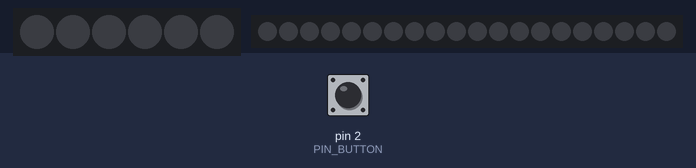
This sketch was run on a simulated Arduino Uno, built with avr-gcc and run on an emulated ATmega328P. Shown: 6 RGB LEDs in strip order, left to right, 20 RGB LEDs in strip order, left to right. Inputs (shaded band) come from the test bench; at power-on: pin 2 (PIN_BUTTON) HIGH. Dim RGB values are drawn brighter than linear.

Above: at 1.2 s.
1.3 s: pin 2 (PIN_BUTTON) pulled LOW for 1 s
At 1.97 s:
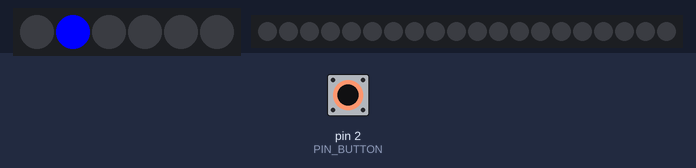
3.8 s: pin 2 (PIN_BUTTON) pulled LOW for 1 s
At 3.85 s:
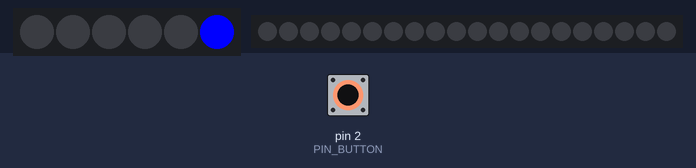
6.3 s: pin 2 (PIN_BUTTON) pulled LOW for 3.2 s
At 9.48 s:
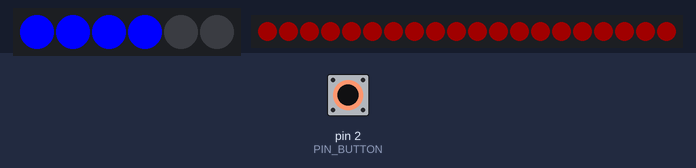
Timing chart, 0 to 11.2 s (numbered marks = the images above; inputs shaded):
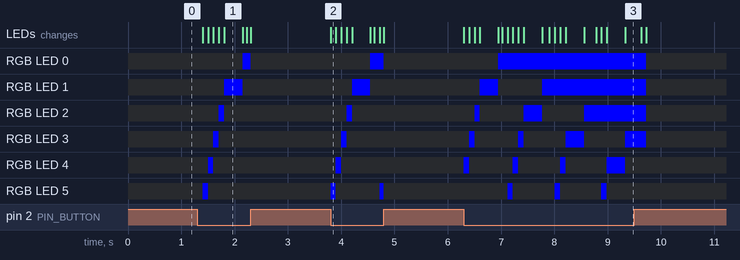

Measured:
- after the input at 1.3 s, RGB LED 0: off → RGB(0, 0, 255) after 0.85 s, → off 0.15 s later; RGB LED 1: off → RGB(0, 0, 255) after 0.51 s, → off 0.35 s later
- after the input at 3.8 s, RGB LED 0: off → RGB(0, 0, 255) after 0.75 s, → off 0.25 s later; RGB LED 1: off → RGB(0, 0, 255) after 0.41 s, → off 0.34 s later
- after the input at 6.3 s, RGB LED 0: off → RGB(0, 0, 255) after 0.65 s, → off 2.8 s later; RGB LED 1: off → RGB(0, 0, 255) after 0.30 s, → off 0.34 s later, → RGB(0, 0, 255) 0.82 s later, → off 2.0 s later

The sketch:

Rene_cyclo.ino
```cpp
#include <Adafruit_NeoPixel.h>

#ifdef __AVR__
  #include <avr/power.h>
#endif

#define PIN_GRAPH 4
#define PIN_CYCLO 6
#define PIN_BUTTON 2
//total LEDs in graph
#define GRAPH_PIXEL 6
//total LEDs in cyclo
#define CYCLO_PIXEL 20
//count of LEDs in each individual tube
#define CYCLO_TUBE 5


//graph LEDs
Adafruit_NeoPixel graph(GRAPH_PIXEL, PIN_GRAPH, NEO_GRB + NEO_KHZ800);
//cyclo LEDs
Adafruit_NeoPixel cyclo(CYCLO_PIXEL, PIN_CYCLO, NEO_GRB + NEO_KHZ800);

//bright is mostly for not burning my eyes during testing
//used to control the brightness of LEDs
int bright = 255;
//colors used in the program and for testing
uint32_t blue = graph.Color(0,0,bright);
uint32_t red = graph.Color(bright,0,0);
uint32_t green = graph.Color(0,bright,0);
uint32_t dark = graph.Color(0,0,0);


int set_up = true;
//start is used to store the value of the cyclo index
int start = 0;
//graph pixel curr used to store value of current index of graph pixel
int graph_pixel_curr = 1;
//used in start_up sequence- used to keep track of rundown index
int run_down_index = 0;
//default fade delay
int fade_delay = 2;
//default button state
int buttonState = 0;

//used to keep track of event times- making sure they don't get stuck in a process
unsigned long eventTime_1 = 100; //default graph wait time 125
unsigned long eventTime_2 = 200; //default cyclo wait time 200
//also used to make sure time is divided between the two
unsigned long currTime = millis();
unsigned long prevTime_1 = millis();
unsigned long prevTime_2 = millis();

void setup() {
  // put your setup code here, to run once:
  Serial.begin(9600);
  graph.begin();
  cyclo.begin();
  pinMode(PIN_BUTTON, INPUT_PULLUP);
}

void loop() {
  // put your main code here, to run repeatedly:

  buttonState = digitalRead(PIN_BUTTON);

  //if button is on
  if(buttonState == LOW){

    currTime = millis();

    if(currTime - prevTime_1 > eventTime_1){

      if(set_up){
        //run the start up sequence
        //took me a little bit to figure out, but this is the rundown logic
        //if curr pixal is greater than the current pixel running down, then fill the graph
        //otherwise, let the running down pixal keep going
        if(graph_pixel_curr > (GRAPH_PIXEL-run_down_index) ){
          //clear the graph
          graph.clear();
          //fill the graph from the bottom with color
          graph.fill(blue, 0, graph_pixel_curr);
          graph.show();
          //make the cyclo light up a bit
          wake_up_cyclo(graph_pixel_curr);
          //increment the curr pixal
          graph_pixel_curr++;
          //reset rundown pixel
          run_down_index = 0;

          //this means that the graph is now filled for the first time, meaning startup is over
          if(graph_pixel_curr > GRAPH_PIXEL){
            //setting bargraph values back to start so graph fills from bottom
            graph_pixel_curr = 1;
            //make sure it doesn't run the setup again
            set_up = false;
            //I added this function because it looks cool
            start_up(3);
            start_up(2);
            start_up(1);
            start_up(1);
          }
        }else{
          //set the pixel to blue
          graph.setPixelColor(GRAPH_PIXEL-run_down_index, blue);
          graph.show();
          //program the restep to be dark
          graph.setPixelColor(GRAPH_PIXEL-run_down_index, dark);
          //increment the rundown pixel
          run_down_index++;

        }

      }else{
        //run steady state => run_up();
        //graph_pixel_curr is the variable that keeps track of the pixel count
        graph.fill(blue, 0, graph_pixel_curr);
        graph.show();

        if(graph_pixel_curr >= GRAPH_PIXEL){
          //if graph_pixel_curr is at the end of graph pixel count, reset to 1,
          graph_pixel_curr = 1;
        }else{
          //else have graph_pixel_curr increase by one
          graph_pixel_curr++;
        }
      }
      //resets the time piece so that the process can run again
      prevTime_1 = currTime;
    }
    //this was added because the graph was clearing before it would fully fill during
    //rundown sequence in start_up
    if(!set_up)graph.clear();

    //cyclo controls - this will not run during start up
    if( (currTime - prevTime_2 > eventTime_2) && !set_up){
      //returns the starting pixel index, allowing for next itteration to acknowledge it
      start = fade_tube(start, fade_delay);
      prevTime_2 = currTime;
    }
    cyclo.clear();
    }

    //if button is off
    if(buttonState == HIGH){
      //Clear is not working- turn all the pixels to dark
      cyclo.fill(dark, 0, CYCLO_PIXEL);
      graph.fill(dark, 0, GRAPH_PIXEL);
      //show all pixels as dark
      cyclo.show();
      graph.show();
      //reset start_up so sequence will happen again
      set_up = true;
      //reset graph so starts from bottom next time sequence runs again
      graph_pixel_curr = 1;
    }

}

void wake_up_cyclo(int curr_pixel){
  //theoretically, this would be cool
  //okay yeah it's cool lmao
    for(int i = 0; i <= int( bright / ((GRAPH_PIXEL+1) - curr_pixel)); i++){
    //cyclo.Color(255-i,0,0) -> Allows you to control the color brightness with forloop
    //cyclo.fill(color, starting index, number of LEDs to fill from starting index);
    //for Rene, change 4 to 5
    cyclo.fill(cyclo.Color(i,0,0), 0, CYCLO_PIXEL);
    cyclo.show();
    //fade_delay is set to 1 when active, 4 when in startup
    delay(fade_delay+4);
  }
  cyclo.fill(dark, 0, CYCLO_PIXEL);
  cyclo.show();
}

/* Fading the individual light tubes
START : The index of the neopixal in the area
FADE_DELAY : Delay of the gradient- used in for loop
*/
int fade_tube(int START, int FADE_DELAY){

  //if START is greater than the pixel count, reset it to 0
  if(START >= CYCLO_PIXEL){
    START = 0;
  }

  //this for loop creates a fade effect
  for(int i = 0; i <= bright; i++){
    //cyclo.Color(255-i,0,0) -> Allows you to control the color brightness with forloop
    //cyclo.fill(color, starting index, number of LEDs to fill from starting index);
    cyclo.fill(cyclo.Color(bright-i,0,0), START, CYCLO_TUBE);
    cyclo.show();
    //fade_delay is set to 1 when active, 4 when in startup
    delay(FADE_DELAY);
  }
  //increments the starting index
  return START + CYCLO_TUBE;
}


void start_up(int wait_time){
  /**
   * Start_up is a function that looks cool- both Graph and Cyclo flash red.
   * Wait time is a variable that should be between the values of 4 and 1.
   *  This controls the 'fade' time
  */
  cyclo.clear();
  graph.clear();
  for(int k = 0; k < bright; k++){
    cyclo.fill(graph.Color(bright-k,0,0),0,CYCLO_PIXEL);
    graph.fill(graph.Color(bright-k,0,0),0,GRAPH_PIXEL);
    cyclo.show();
    graph.show();
    delay(wait_time);
  }
  cyclo.fill(dark,0,CYCLO_PIXEL);
  graph.fill(dark,0,GRAPH_PIXEL);
  cyclo.show();
  graph.show();
}
```
